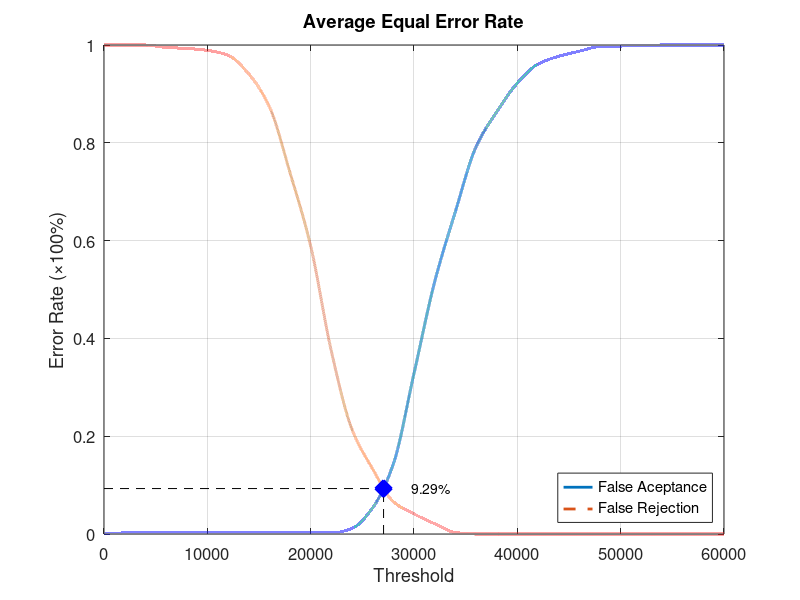
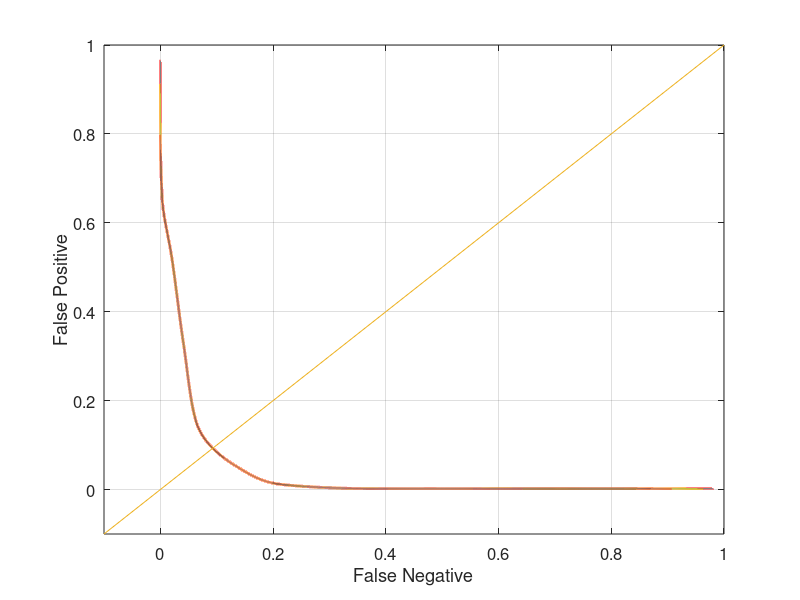

Write the MATLAB code that produced these figures, in order.
function yEER = Database4Average
close all;
clear;
clc;
x = 0:2000:60000;
xq = 0:0.5:60000;

y0 = [0 0.00210526 0.00210526 0.00210526 0.00210526 0.00210526 0.00210526 0.00210526 0.00210526 0.00210526 0.00210526 0.00210526 0.0115789 0.0536842 0.143158 0.328421 0.51579 0.658947 0.791579 0.863158 0.922105 0.961053 0.976842 0.987368 0.996842 0.997895 0.998947 1 1 1 1];
yy0 = interp1(x, y0, xq, 'pchip');
y1 = [1 1 1 0.995 0.993 0.989 0.979 0.941 0.874 0.739 0.589 0.374 0.214 0.133 0.066 0.041 0.021 0.003 0 0 0 0 0 0 0 0 0 0 0 0 0];
yy1 = interp1(x, y1, xq, 'pchip');

% Calculating EER: 
y2 = abs(y0 - y1);
find(y2 == min(y2))
yy2 = abs(yy0 - yy1);
xEER = find(yy2 == min(yy2));
xEERIndex = xq(xEER) % X-axis EER
yEER = yy0(xEER) % Y-axis EER

main = figure
plot(xq, yy0,'-','LineWidth', 2);	hold on
plot(xq, yy1,'--','LineWidth', 2);	hold on
plot([xEERIndex xEERIndex], [0 yEER], 'k--');	hold on
plot([0 xEERIndex], [yEER yEER], 'k--');	hold on
plot(xEERIndex, yEER, 'bx', 'LineWidth', 10);	hold on
text(xEERIndex + 10 * xEERIndex / 100, yEER, [num2str(round((10000 * yEER)) / 100) '%'])
legend('False Aceptance', 'False Rejection', 'Location', 'SouthEast')
xlabel('Threshold')
ylabel('Error Rate (\times100%)')
title('Average Equal Error Rate')
set(gca, 'FontSize', 12)
axis([0 60000 0 1])
grid on

print(main, 'Database4AverageMain', '-dpng');
FNRxFPR = figure('Color', [1 1 1]);
plot(yy1, yy0, '-', yy1, yy0, 'LineWidth', 2);
hold on
y = -0.1:0.1:1
plot(y, y); 
set(gca, 'FontSize', 12)
xlabel('False Negative')
ylabel('False Positive')
axis([-0.1 1 -0.1 1])
set(gca, 'FontSize', 12)
grid on

print(FNRxFPR, 'Database4AverageFNRxFPR','-dpng');
end
